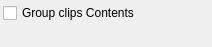
<?xml version="1.0" encoding="UTF-8"?>
<ui version="4.0">
 <class>PropertiesPalette_GroupBase</class>
 <widget class="QWidget" name="PropertiesPalette_GroupBase">
  <property name="geometry">
   <rect>
    <x>0</x>
    <y>0</y>
    <width>212</width>
    <height>47</height>
   </rect>
  </property>
  <property name="windowTitle">
   <string notr="true">Form</string>
  </property>
  <layout class="QVBoxLayout" name="verticalLayout_3">
   <property name="spacing">
    <number>3</number>
   </property>
   <property name="leftMargin">
    <number>3</number>
   </property>
   <property name="topMargin">
    <number>3</number>
   </property>
   <property name="rightMargin">
    <number>3</number>
   </property>
   <property name="bottomMargin">
    <number>3</number>
   </property>
   <item>
    <widget class="QCheckBox" name="clipGroups">
     <property name="toolTip">
      <string>When the group's bounding frame has been edited, clip the contents of the page items to the edited bounding frame</string>
     </property>
     <property name="text">
      <string>Group clips Contents</string>
     </property>
    </widget>
   </item>
   <item>
    <spacer name="verticalSpacer">
     <property name="orientation">
      <enum>Qt::Vertical</enum>
     </property>
     <property name="sizeHint" stdset="0">
      <size>
       <width>20</width>
       <height>0</height>
      </size>
     </property>
    </spacer>
   </item>
  </layout>
 </widget>
 <resources/>
 <connections/>
 <buttongroups>
  <buttongroup name="textFlowBtnGroup"/>
 </buttongroups>
</ui>
